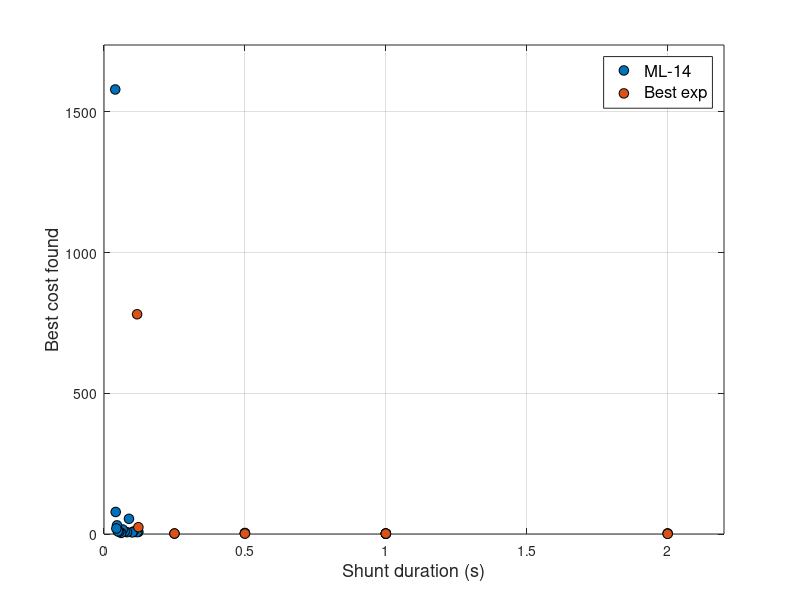

MATLAB code for this plot: (Note: this script raises an error after producing the figure.)
%%14-param ML data points
% %all, some data evaluated with old cost function
% t_ML=[2 1 0.5 1 1 0.5 122e-3 117.5e-3 104.6e-3 100.5e-3 88.5e-3 81.8e-3 ... 
%     73.6e-3 54e-3 66.4e-3 60.9e-3 54.2e-3 49.2e-3 46.2e-3 43.8e-3 41.5e-3 ...
%     39.9e-3 0.25];
% osc_ML=[2.2 1.4 2.4 1.7 1 3.7 7.5 6.7 8.8 5.7 54 6.5 8.5 NaN 16 3.9 8 9.5 30.7 19.7 78.3 1580 1.52];

% %outlier removed and MEAN of same data
% t_ML=[2 1 0.5 122e-3 117.5e-3 104.6e-3 100.5e-3 81.8e-3 ... 
%     73.6e-3 54e-3 66.4e-3 60.9e-3 54.2e-3 49.2e-3 46.2e-3 43.8e-3 41.5e-3 ...
%     39.9e-3 0.25];
% osc_ML=[2.2 1.37 3.05 7.5 6.7 8.8 5.7 6.5 8.5 NaN 16 3.9 8 9.5 30.7 19.7 78.3 1580 1.52];

% all data with updated cost
t_ML=[2 1 0.5 1 1 0.5 122e-3 117.5e-3 104.6e-3 100.5e-3 88.5e-3 81.8e-3 ... 
    73.6e-3 54e-3 66.4e-3 60.9e-3 54.2e-3 49.2e-3 46.2e-3 43.8e-3 41.5e-3 ...
    39.9e-3 0.25];
    
osc_ML=[2.2 1.5 2.4 1.7 1.0 3.7 7.5 6.7 8.8 5.7 54 6.5 8.5 NaN 16 3.9 8 9.5 30.7 19.7 78.3 1580 1.52];

%%exponential benchmarks
%Old data
% t_exp=[2 1 0.5 0.25 0.125 0.06 0.122];
% osc_exp=[1.2 1.2 2.3 1.6 NaN NaN 9.8];
%New data
t_exp=[2 1 0.5 0.25 0.122 117.5e-3];
osc_exp=[0.6 1.4 1.5 1.7 24.1 781];

hfig_ml_compare=figure();
hold on;

size=50;

scatter(t_ML,osc_ML,size,'bo','filled','MarkerEdgeColor','k');
scatter(t_exp,osc_exp,size,'r^','filled','MarkerEdgeColor','k');

grid on;

% axis tight;
% xlim([min([t_ML,t_exp]),1.1*max([t_ML,t_exp])]);  % nonzero min X
xlim([0,1.1*max([t_ML,t_exp])]);    %set min X to 0
ylim([0,1.1*max([osc_ML,osc_exp])]);    %set min Y to 0

xlabel('Shunt duration (s)','fontsize',13);
% ylabel('RMS oscillation (mm)','fontsize',13);
ylabel('Best cost found','fontsize',13);
legend({'ML-14','Best exp'},'fontsize',12);
box on;

saveas(hfig_ml_compare,'oscillation_comparison.png');


%create loglog
ax=gca;
ax.XScale='log';
ax.YScale='log';
saveas(hfig_ml_compare,'oscillation_comparison_loglog.png');